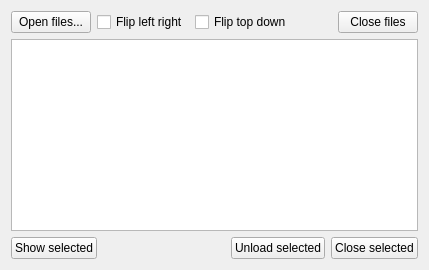
            <widget class="QWidget" name="tab_3">
             <attribute name="icon">
              <iconset resource="../resources/main_resources.qrc">
               <normaloff>:/icon/icons/selection13.png</normaloff>:/icon/icons/selection13.png</iconset>
             </attribute>
             <attribute name="title">
              <string>Select</string>
             </attribute>
             <layout class="QVBoxLayout" name="verticalLayout_2">
              <item>
               <layout class="QHBoxLayout" name="horizontalLayout_9">
                <property name="topMargin">
                 <number>0</number>
                </property>
                <item>
                 <widget class="QPushButton" name="pushButton_open_confocal">
                  <property name="cursor">
                   <cursorShape>PointingHandCursor</cursorShape>
                  </property>
                  <property name="text">
                   <string>Open files...</string>
                  </property>
                 </widget>
                </item>
                <item>
                 <widget class="QCheckBox" name="checkBox_flip_lr">
                  <property name="text">
                   <string>Flip left right</string>
                  </property>
                 </widget>
                </item>
                <item>
                 <widget class="QCheckBox" name="checkBox_flip_ud">
                  <property name="text">
                   <string>Flip top down</string>
                  </property>
                 </widget>
                </item>
                <item>
                 <spacer name="horizontalSpacer_4">
                  <property name="orientation">
                   <enum>Qt::Horizontal</enum>
                  </property>
                  <property name="sizeHint" stdset="0">
                   <size>
                    <width>40</width>
                    <height>20</height>
                   </size>
                  </property>
                 </spacer>
                </item>
                <item>
                 <widget class="QPushButton" name="pushButton_close_all_confocal">
                  <property name="cursor">
                   <cursorShape>PointingHandCursor</cursorShape>
                  </property>
                  <property name="text">
                   <string>Close files</string>
                  </property>
                 </widget>
                </item>
               </layout>
              </item>
              <item>
               <widget class="QListWidget" name="confocal_images_list">
                <property name="selectionMode">
                 <enum>QAbstractItemView::MultiSelection</enum>
                </property>
               </widget>
              </item>
              <item>
               <layout class="QHBoxLayout" name="horizontalLayout_7">
                <item>
                 <widget class="QPushButton" name="pushButton_show_confocal">
                  <property name="text">
                   <string>Show selected</string>
                  </property>
                 </widget>
                </item>
                <item>
                 <spacer name="horizontalSpacer_9">
                  <property name="orientation">
                   <enum>Qt::Horizontal</enum>
                  </property>
                  <property name="sizeHint" stdset="0">
                   <size>
                    <width>40</width>
                    <height>20</height>
                   </size>
                  </property>
                 </spacer>
                </item>
                <item>
                 <widget class="QPushButton" name="pushButton_unload_confocal">
                  <property name="cursor">
                   <cursorShape>PointingHandCursor</cursorShape>
                  </property>
                  <property name="text">
                   <string>Unload selected</string>
                  </property>
                 </widget>
                </item>
                <item>
                 <widget class="QPushButton" name="pushButton_close_confocal">
                  <property name="cursor">
                   <cursorShape>PointingHandCursor</cursorShape>
                  </property>
                  <property name="text">
                   <string>Close selected</string>
                  </property>
                 </widget>
                </item>
               </layout>
              </item>
             </layout>
            </widget>
